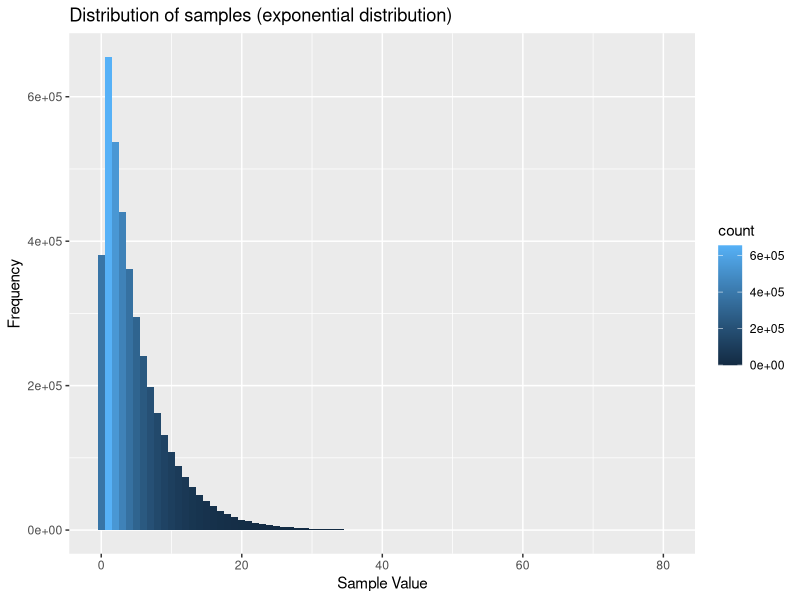
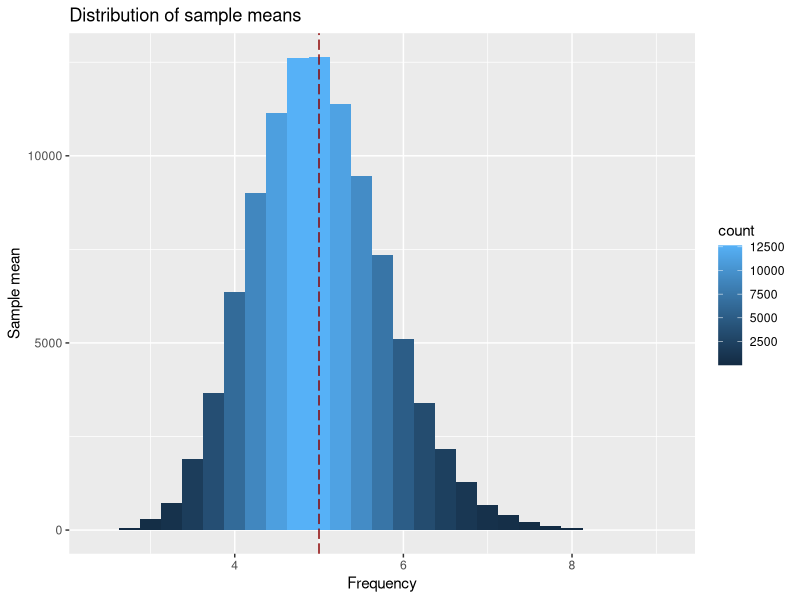

The R source for these figures, in order:
## ---- chunk 1
lambda <- 0.2     # Lamdba
n <- 40           # Number of exponentials
numsim <- 100000  # Number of simulations
## ---- chunk 2
sim <- matrix(rexp(n * numsim, lambda), numsim) 
## ---- chunk 3
mean.theoretical <- 1/lambda
means.sim <- apply(sim, 1, mean)
mean.sim <- mean(means.sim)
mean.error <- abs(mean.sim - mean.theoretical) / mean.theoretical * 100
## ---- chunk 4
sd.theoretical <- 1/lambda
var.theoretical <- sd.theoretical ^ 2
sds.sim <- apply(sim, 1, sd)
sd.sim <- mean(sds.sim)
var.sim <- sd.sim ^ 2
var.error <- abs(var.sim - var.theoretical) / var.theoretical * 100
## ---- chunk 5
library(ggplot2)
g <- ggplot(data.frame(x = as.vector(sim)), aes(x = x)) +
    geom_histogram(aes(fill = ..count..), binwidth = 1) +
    ggtitle("Distribution of samples (exponential distribution)") +
    xlab("Sample Value") +
    ylab("Frequency") 
print(g)
## ---- chunk 6
g <- ggplot(data.frame(x = means.sim), aes(x = x)) +
    geom_histogram(aes(fill = ..count..), binwidth = 0.25) +
    ggtitle("Distribution of sample means") +
    xlab("Frequency") +
    ylab("Sample mean") +
    geom_vline(xintercept = mean.sim, colour = "darkred", linetype = "longdash")
print(g)
